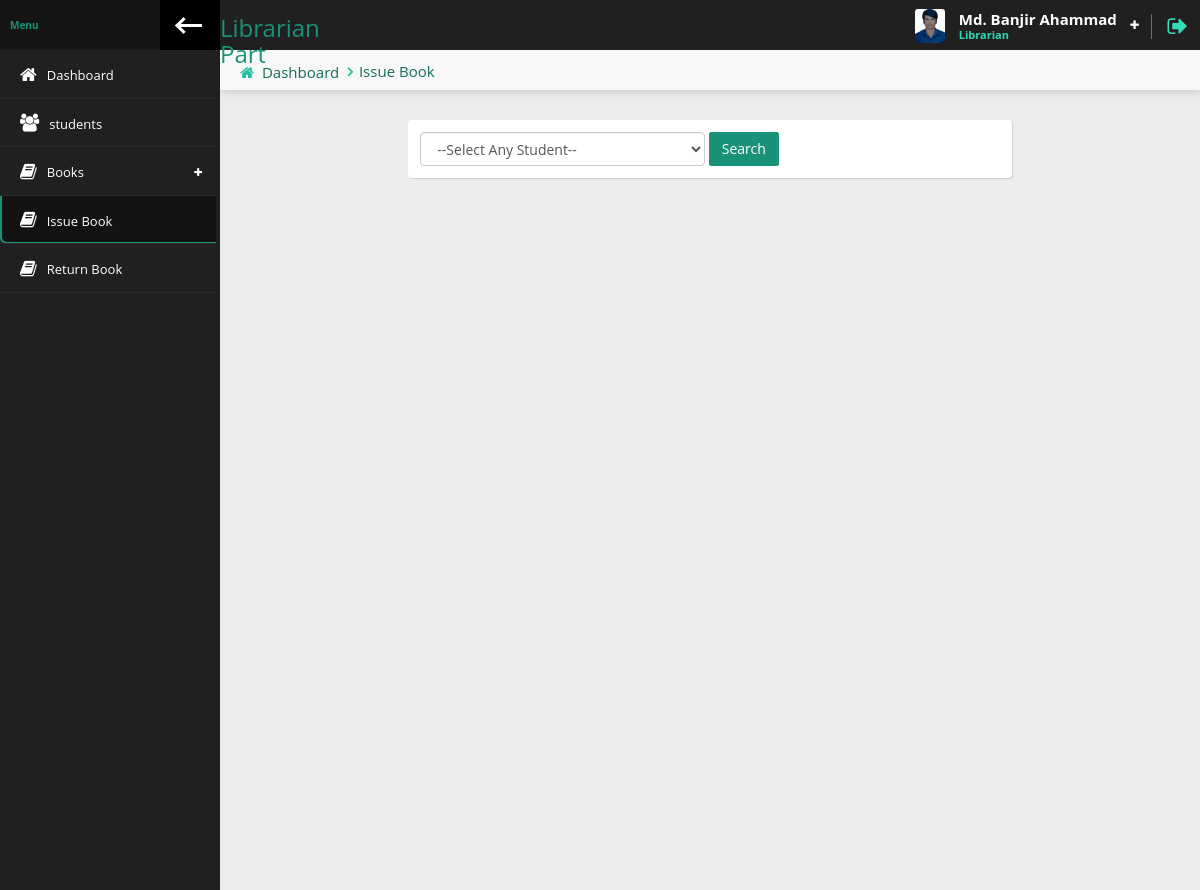
Screenshot of /librarian/issue-book.php (signed in) with the database file from the repository.
### tables this page shows
CREATE TABLE IF NOT EXISTS `librarian` (
  `id` int(3) NOT NULL AUTO_INCREMENT,
  `fname` varchar(50) NOT NULL,
  `lname` varchar(50) NOT NULL,
  `username` varchar(50) NOT NULL,
  `email` varchar(100) NOT NULL,
  `password` varchar(100) NOT NULL,
  `phone_number` int(20) NOT NULL,
  `photo` varchar(100) DEFAULT NULL,
  `address` varchar(300) NOT NULL,
  `datetime` timestamp NOT NULL DEFAULT current_timestamp(),
  `status` int(1) NOT NULL,
  PRIMARY KEY (`id`),
  UNIQUE KEY `username` (`username`),
  UNIQUE KEY `email` (`email`),
  UNIQUE KEY `phone_number` (`phone_number`),
  UNIQUE KEY `phone_number_2` (`phone_number`),
  UNIQUE KEY `phone_number_3` (`phone_number`)
);

### librarian/issue-book.php (the view, shortened to what this page needs)
<?php require_once('header.php') ?>
                <div class="content-header">
                    <div class="leftside-content-header">
                        <ul class="breadcrumbs">
                          <li><i class="fa fa-home" aria-hidden="true"></i><a href="index.php">Dashboard</a></li>
                          <li><a href="jacascript:avoid(0)">Issue Book</a></li>
                        </ul>
                    </div>
                </div>
                <div class="row animated">
                    <div class="col-sm-12 col-lg-8 col-lg-offset-2 ">
                      <div class="panel">
                        <div class="panel-content">
                            <div class="row">
                                <div class="col-md-12">
                                    <form class="form-inline" action="" method="post" >
                                        <div class="form-group">
                                            <select class="form-control" name="student_id">
                                              <option >--Select Any Student--</option>
                                            </select>
                                        </div>
                                        <div class="form-group">
                                            <button type="submit" name="search" class="btn btn-primary">Search</button>
                                        </div>
                                    </form>
                                </div>
                            </div>
                          </div>
                      </div>
                    </div>
                </div>
<?php require_once('footer.php') ?>

### librarian/header.php (shortened to what this page needs)
<?php
  $page = explode('/',$_SERVER['PHP_SELF']);
  $page = end($page);
  require_once('../dbcon.php');
  $librarian_login = $_SESSION['librarian_username'];
  $user  = mysqli_query($dbcon,"SELECT * FROM `librarian` WHERE `username` = '$librarian_login' ");
  $user = mysqli_fetch_assoc($user);
 ?>
<!doctype html>
<html lang="en" class="fixed left-sidebar-top">
  <head>
    <link href="../assets/vendor/pace/pace-theme-minimal.css" rel="stylesheet" />
    <link rel="stylesheet" href="../assets/vendor/bootstrap/css/bootstrap.css">
    <link rel="stylesheet" href="../assets/vendor/font-awesome/css/font-awesome.css">
    <link rel="stylesheet" href="../assets/vendor/animate.css/animate.css">
    <link rel="stylesheet" href="../assets/vendor/toastr/toastr.min.css">
    <link rel="stylesheet" href="../assets/vendor/magnific-popup/magnific-popup.css">
    <link rel="stylesheet" href="../assets/vendor/data-table/media/css/dataTables.bootstrap.min.css">
    <link rel="stylesheet" href="../assets/stylesheets/css/style.css">
    <link rel="stylesheet" href="../assets/stylesheets/css/style1.css">
  </head>
  <body>
    <div class="wrap">
        <div class="page-header">
            <div class="leftside-header">
                <div class="logo">
                    <a href="index.php" class="on-click">
                        <h3>Librarian Part</h3>
                    </a>
                </div>
            </div>
            <div class="rightside-header">
                <div class="header-section" id="user-headerbox">
                    <div class="user-header-wrap">
                        <div class="user-photo">
                            <?php if ($user['photo']==""){ ?>
                              <img alt="profile photo" src="../images/librarians/avatar.jpg" />
                            <?php } else {  ?>
                              <img alt="profile photo" src="../images/librarians/<?= $user['photo']; ?>">
                            <?php } ?>
                        </div>
                        <div class="user-info">
                            <span class="user-name"><?= ucwords($user['fname']).' '.ucwords($user['lname']) ?></span>
                            <span class="user-profile">Librarian</span>
                        </div>
                        <i class="fa fa-plus icon-open" aria-hidden="true"></i>
                    </div>
                </div>
                <div class="header-section">
                    <a href="logout.php" data-toggle="tooltip" data-placement="left" title="Logout"><i class="fa fa-sign-out log-out" aria-hidden="true"></i></a>
                </div>
            </div>
        </div>
        <div class="page-body">
            <div class="left-sidebar">
                <div class="left-sidebar-header">
                    <div class="left-sidebar-title">Menu</div>
                    <div class="left-sidebar-toggle c-hamburger c-hamburger--htla hidden-xs" data-toggle-class="left-sidebar-collapsed" data-target="html">
                        <span></span>
                    </div>
                </div>
                <div id="left-nav" class="nano">
                    <div class="nano-content">
                        <nav>
                            <ul class="nav nav-left-lines" id="main-nav">
                                <li class="<?= $page == 'index.php'?'active-item':''  ?>"><a href="index.php"><i class="fa fa-home" aria-hidden="true"></i><span>Dashboard</span></a></li>
                                <li class="<?= $page == 'students.php'?'active-item':''  ?>"><a href="students.php"><i class="fa fa-users" aria-hidden="true"></i><span>students</span></a></li>
                                <li class="has-child-item close-item <?= $page == 'managebooks.php'?'open-item':''  ?> <?= $page == 'addbooks.php'?'open-item':''  ?>">
                                    <a><i class="fa fa-book" aria-hidden="true"></i><span>Books</span></a>
                                </li>
                                <li class="<?= $page == 'issue-book.php'?'active-item':''  ?>"><a href="issue-book.php"><i class="fa fa-book" aria-hidden="true"></i><span>Issue Book</span></a></li>
                                <li class="<?= $page == 'return_book.php'?'active-item':''  ?>"><a href="return_book.php"><i class="fa fa-book" aria-hidden="true"></i><span>Return Book</span></a></li>
                            </ul>
                        </nav>
                    </div>
                </div>
            </div>
            <div class="content">

### rows the page displays
librarian: photo (picture), fname "Md. Banjir", lname "Ahammad"
